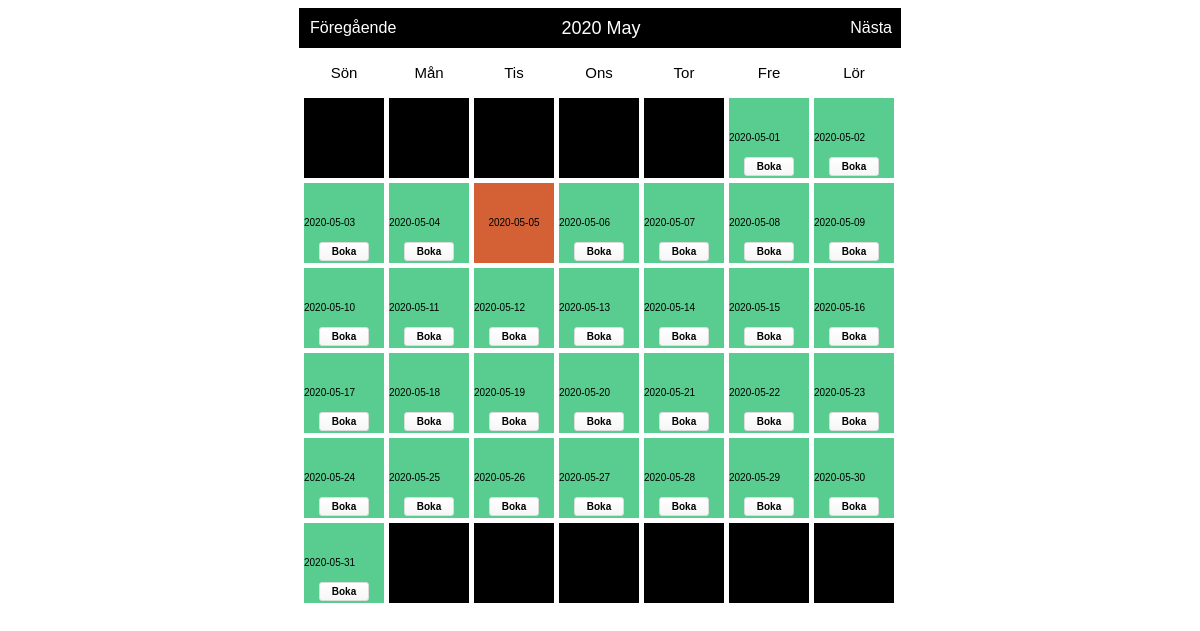
Before: /Index1.php with the older database file.
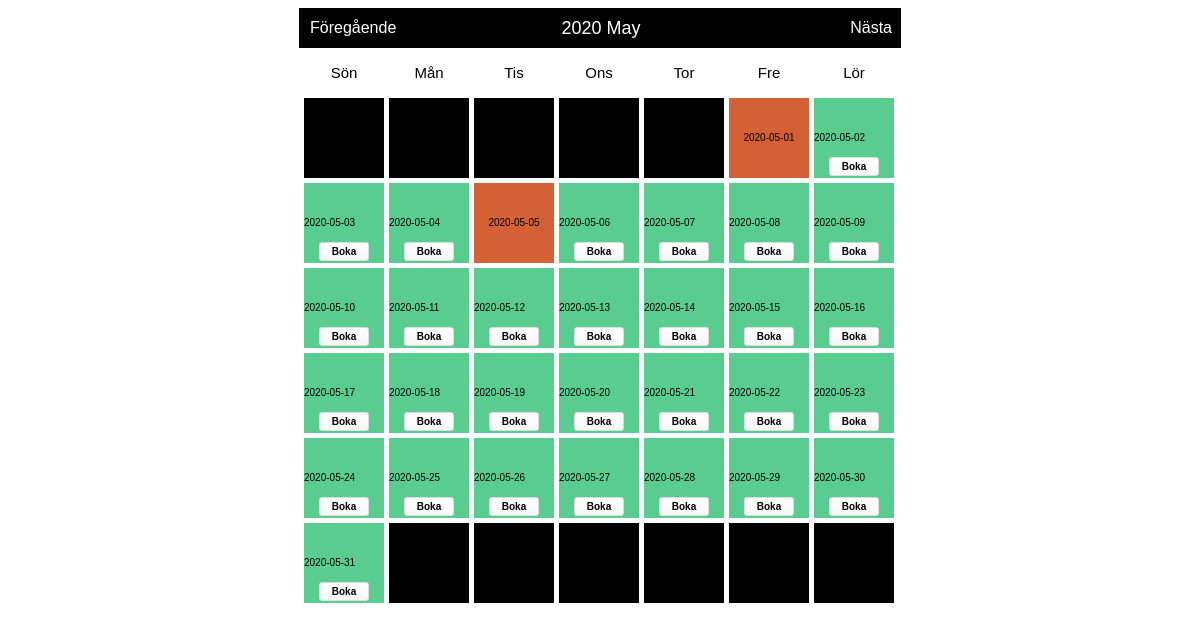
After: the same page with the newer database file.
### tables this page shows
CREATE TABLE "bookings" (
	"id"	INTEGER PRIMARY KEY AUTOINCREMENT,
	"booking_date"	NUMERIC,
	"User_id"	INTEGER
);

### booking.php (called while the page is built, shortened)
<?php
class Booking
{
    private $dbh;
    private $bookingsTableName = 'bookings';
    public function __construct()
    {
            $this->dbh = new PDO ('sqlite:Database\Takterassen.db');
    }
    public function index()
{
    $statement = $this->dbh->query('SELECT * FROM ' . $this->bookingsTableName);
    return $statement->fetchAll(PDO::FETCH_ASSOC);
}
}

### bookablecell.php (the view, shortened to what this page needs)
<?php
class BookableCell
{
    private $booking;
    private $currentURL;
    public function __construct(Booking $booking)
    {
        $this->booking = $booking;
        $this->currentURL = htmlentities($_SERVER['REQUEST_URI']);
    }
    public function update(Calendar $cal)
    {
        if ($this->isDateBooked($cal->getCurrentDate())) {
            return $cal->cellContent =
                $this->bookedCell($cal->getCurrentDate());
        }
        if (!$this->isDateBooked($cal->getCurrentDate())) {
            return $cal->cellContent =
                $this->openCell($cal->getCurrentDate());
        }
    }
    private function openCell($date)
    {
        return '<div class="open">  '. $date . '      ' . $this->bookingForm($date) . '</div>';
    }
    private function bookedCell($date)
    {
        $userid = $_SESSION['user_id'];
        if ($this->UserId($date) === $userid) {return '<div class="bookedbyme">'. $date . ' ' . $this->deleteForm($this->bookingId($date)) . '</div>';}
        else {return '<div class="booked">   '. $date . ' </div>';}
    }
    private function isDateBooked($date)
    {
        return in_array($date, $this->bookedDates());
    }
    private function bookedDates()
    {
        return array_map(function ($record) {
            return $record['booking_date'];
        }, $this->booking->index());
    }
    private function Userid($date)
    {
        $booking = array_filter($this->booking->index(), function ($record) use ($date) {
            return $record['booking_date'] == $date;
        });
        $result = array_shift($booking);
        return $result['User_id'];
    }
    private function bookingForm($date)
    {
        return
            '<form  method="post" action="' . $this->currentURL . '">' .
            '<input type="hidden" name="add" />' .
            '<input type="hidden" name="date" value="' . $date . '" />' .
            '<input class="submit" type="submit" value="Boka" />' .
            '</form>';
    }
}

### Index1.php (shortened to what this page needs)
<html>
<head>
    <link href="calendar.css" type="text/css" rel="stylesheet"/>
</head>
<body>
<?php
include 'Calendar.php';
include 'Booking.php';
include 'BookableCell.php';
$booking = new Booking();
$bookableCell = new BookableCell($booking);
$calendar = new Calendar();
$calendar->attachObserver('showCell', $bookableCell);
echo $calendar->show();
?>
</body>
</html>

### calendar.php (shortened to what this page needs)
<?php
class Calendar
{
    public function __construct()
    {
        $this->naviHref = htmlentities($_SERVER['PHP_SELF']);
    }
    protected $observers = array();
    private $dayLabels = array("Mån", "Tis", "Ons", "Tor", "Fre", "Lör", "Sön");
    private $currentYear = 0;
    private $currentMonth = 0;
    private $currentDay = 0;
    private $currentDate = null;
    private $daysInMonth = 0;
    private $sundayFirst = true;
    private $naviHref = null;
    public function attachObserver($type, $observer)
    {
        $this->observers[$type][] = $observer;
    }
    public function notifyObserver($type)
    {
        if (isset($this->observers[$type])) {
            foreach ($this->observers[$type] as $observer) {
                $observer->update($this);
            }
        }
    }
    public function getCurrentDate()
    {
        return $this->currentDate;
    }
    public function show($month = null, $year = null, $attributes = false)
    {
        if (null == $year && isset($_GET['year'])) {
            $year = $_GET['year'];
        } else if (null == $year) {
            $year = date("Y", time());
        }
        if (null == $month && isset($_GET['month'])) {
            $month = $_GET['month'];
        } else if (null == $month) {
            $month = date("m", time());
        }
        $this->currentYear = $year;
        $this->currentMonth = $month;
        $this->daysInMonth = $this->_daysInMonth($month, $year);
        $content = '<div id="calendar">' .
            '<div class="box">' .
            $this->_createNavi() .
            '</div>' .
            '<div class="box-content">' .
            '<ul class="label">' . $this->_createLabels() . '</ul>';
        $content .= '<div class="clear"></div>';
        $content .= '<ul class="dates">';
        for ($i = 0; $i < $this->_weeksInMonth($month, $year); $i++) {
            for ($j = 1; $j <= 7; $j++) {
                $content .= $this->_showDay($i * 7 + $j, $attributes);
            }
        }
        $content .= '</ul>';
        $content .= '<div class="clear"></div>';
        $content .= '</div>';
        $content .= '</div>';
        return $content;
    }
    private function _showDay($cellNumber, $attributes = false)
    {
        if ($this->currentDay == 0) {
            $firstDayOfTheWeek = date('N', strtotime($this->currentYear . '-' . $this->currentMonth . '-01'));
            if ($this->sundayFirst) {
                if ($firstDayOfTheWeek == 7) {
                    $firstDayOfTheWeek = 1;
                } else {
                    $firstDayOfTheWeek++;
                }
            }
            if (intval($cellNumber) == intval($firstDayOfTheWeek)) {
                $this->currentDay = 1;
            }
        }
        if (($this->currentDay != 0) && ($this->currentDay <= $this->daysInMonth)) {
            $this->currentDate = date('Y-m-d', strtotime($this->currentYear . '-' . $this->currentMonth . '-' . ($this->currentDay)));
            $cellContent = $this->_createCellContent($attributes);
            $this->currentDay++;
        } else {
            $this->currentDate = null;
            $cellContent = null;
        }
        return '<li id="li-' . $this->currentDate . '" class="' . ($cellNumber % 7 == 1 ? ' start ' : ($cellNumber % 7 == 0 ? ' end ' : ' ')) .
            ($cellContent == null ? 'mask' : '') . '">' . $cellContent .
            '</li>';
    }
    private function _createNavi()
    {
        $nextMonth = $this->currentMonth == 12 ? 1 : intval($this->currentMonth) + 1;
        $nextYear = $this->currentMonth == 12 ? intval($this->currentYear) + 1 : $this->currentYear;
        $preMonth = $this->currentMonth == 1 ? 12 : intval($this->currentMonth) - 1;
        $preYear = $this->currentMonth == 1 ? intval($this->currentYear) - 1 : $this->currentYear;
        return
            '<div class="header">' .
            '<a class="prev" href="' . $this->naviHref . '?month=' . sprintf('%02d', $preMonth) . '&year=' . $preYear . '">Föregående</a>' .
            '<span class="title">' . date('Y M', strtotime($this->currentYear . '-' . $this->currentMonth . '-1')) . '</span>' .
            '<a class="next" href="' . $this->naviHref . '?month=' . sprintf("%02d", $nextMonth) . '&year=' . $nextYear . '">Nästa</a>' .
            '</div>';
    }
    private function _createLabels()
    {
        if ($this->sundayFirst) {
            $temp = $this->dayLabels[0];
            for ($i = 1; $i < sizeof($this->dayLabels); $i++) {
                $tmp = $this->dayLabels[$i];
                $this->dayLabels[$i] = $temp;
                $temp = $tmp;
            }
            $this->dayLabels[0] = $temp;
        }
        $content = '';
        foreach ($this->dayLabels as $index => $label) {
            $content .= '<li class="' . ($label == 6 ? 'end title' : 'start title') . ' title">' . $label . '</li>';
        }
        return $content;
    }
    private function _createCellContent($setting = false)
    {
        $this->cellContent = $this->currentDay;
        $this->notifyObserver('showCell');
        return $this->cellContent;
    }
    private function _weeksInMonth($month = null, $year = null)
    {
        $daysInMonths = $this->_daysInMonth($month, $year);
        $numOfweeks = ($daysInMonths % 7 == 0 ? 0 : 1) + intval($daysInMonths / 7);
        $monthEndingDay = date('N', strtotime($year . '-' . $month . '-' . $daysInMonths));
        $monthStartDay = date('N', strtotime($year . '-' . $month . '-01'));
        $monthEndingDay == 7 ? $monthEndingDay = 0 : '';
        $monthStartDay == 7 ? $monthStartDay = 0 : '';
        if ($monthEndingDay < $monthStartDay) {
            $numOfweeks++;
        }
        return $numOfweeks;
    }
    private function _daysInMonth($month = null, $year = null)
    {
        return date('t', strtotime($year . '-' . $month . '-01'));
    }
}

### calendar.css (style rules this page uses)
body { font-family: "Arial"; }
div#calendar { margin: 0px auto; padding: 0px; width: 602px; }
div#calendar div.box { position: relative; top: 0px; left: 0px; width: 100%; height: 40px; background-color:black; }
div#calendar div.header { line-height: 40px; vertical-align: middle; position: absolute; left: 11px; top: 0px; width: 582px; height: 40px; text-align: center; }
div#calendar div.header a.prev, div#calendar div.header a.next { position: absolute; top: 0px; height: 17px; display: block; cursor: pointer; text-decoration: none; color: #FFF; }
div#calendar div.header span.title { color: #FFF; font-size: 18px; }
div#calendar div.header a.prev { left: 0px; }
div#calendar div.header a.next { right: 0px; }
div#calendar ul.label { float: left; margin: 0px; padding: 0px; margin-top: 5px; margin-left: 5px; }
div#calendar ul.label li { margin: 0px; padding: 0px; margin-right: 5px; float: left; list-style-type: none; width: 80px; height: 40px; line-height: 40px; vertical-align: middle; text-align: center; color: #000; font-size: 15px; background-color: transparent; }
div#calendar ul.dates { float: left; margin: 0px; padding: 0px; margin-left: 5px; margin-bottom: 5px; }
div#calendar ul.dates li { margin: 0px; padding: 0px; margin-right: 5px; margin-top: 5px; line-height: 34px; vertical-align: middle; float: left; list-style-type: none; width: 80px; height: 80px; font-size: 10px; background-color:black; color: #000; text-align: top; position: relative; }
li div { display: flex; }
li div form { display: inline; align-self: center; margin: 0; position: absolute; bottom: 2px; }
div.open { background: #59CD90; width: 100%; height: 100%; display: flex; justify-content: center; flex-direction: column; }
div.booked { background: #D36135; width: 100%; height: 100%; display: flex; justify-content: center; flex-direction: column; text-align: center; line-height: inherit; }
.submit { box-shadow:inset 0px 1px 0px 0px #ffffff; background:linear-gradient(to bottom, #ffffff 5%, #f6f6f6 100%); background-color:#ffffff; border-radius:3px; border:1px solid #dcdcdc; display:inline-block; cursor:pointer; color:black; font-size:10px; font-weight:bold; padding:3px 12px; text-decoration:none; text-shadow:0px 1px 0px #ffffff; }

Changed rows visible on the page:
added bookings: booking_date "2020-05-01"
Other visible differences:
list line gone: "2020-05-01 Boka"
